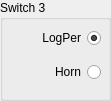
   <widget class="QGroupBox" name="groupBox_20">
    <property name="geometry">
     <rect>
      <x>460</x>
      <y>360</y>
      <width>111</width>
      <height>101</height>
     </rect>
    </property>
    <property name="title">
     <string>Switch 3</string>
    </property>
    <property name="flat">
     <bool>false</bool>
    </property>
    <property name="checkable">
     <bool>false</bool>
    </property>
    <widget class="QWidget" name="layoutWidget_3">
     <property name="geometry">
      <rect>
       <x>10</x>
       <y>20</y>
       <width>91</width>
       <height>71</height>
      </rect>
     </property>
     <layout class="QVBoxLayout" name="verticalLayout_3">
      <item>
       <widget class="QRadioButton" name="RxSwitch_LF">
        <property name="enabled">
         <bool>true</bool>
        </property>
        <property name="layoutDirection">
         <enum>Qt::LayoutDirection::RightToLeft</enum>
        </property>
        <property name="text">
         <string>LogPer</string>
        </property>
        <property name="checked">
         <bool>true</bool>
        </property>
       </widget>
      </item>
      <item>
       <widget class="QRadioButton" name="RxSwitch_HF">
        <property name="enabled">
         <bool>true</bool>
        </property>
        <property name="layoutDirection">
         <enum>Qt::LayoutDirection::RightToLeft</enum>
        </property>
        <property name="text">
         <string>Horn</string>
        </property>
       </widget>
      </item>
     </layout>
    </widget>
   </widget>
